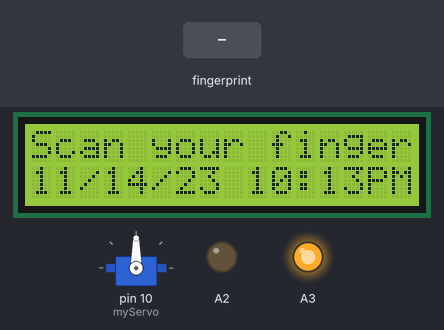
The sketch below on a simulated Arduino Uno, built with avr-gcc and run on an emulated ATmega328P. Parts: 16×2 character LCD, servo, output pins drawn as LEDs (lit = HIGH). The inputs (shaded band) are chosen by the test bench. The local clock reads 2024-03-15 10:24:30 at power-on unless the sketch sets it.

Above: at 2.2 s.
2.3 s: finger stored as number 1 placed on the sensor
At 3.4 s:
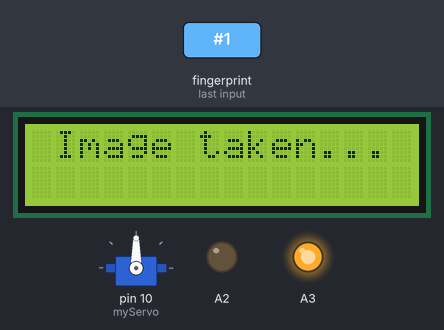
At 7.6 s:
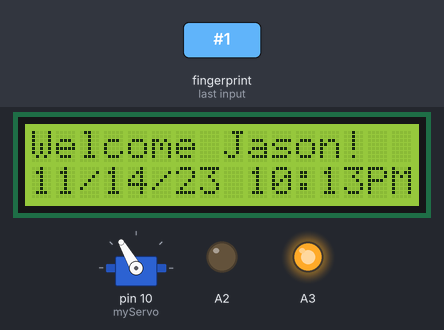
Timing chart, 0 to 14.0 s (numbered marks = the images above; inputs shaded):
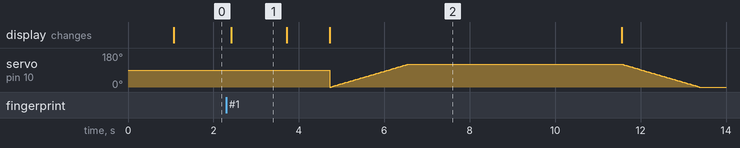

The sketch:

fscan.ino
```cpp
/* This program uses an Arduino Uno to control a fingerprint-secure lock which:
       -opens/closes with a servo motor
       -supports up to 162 different fingerprints,
       -displays fingerprint info on an LCD
   To be implemented in the future:
       -Time/Date displayed on LCD
       -Bluetooth control via Android app */

#include <Wire.h>
#include "RTClib.h"
#include <Adafruit_Fingerprint.h>
#include <LiquidCrystal.h>
#include <SoftwareSerial.h>
#include <Servo.h>

// pin #2 is IN from sensor (GREEN wire)
// pin #3 is OUT from arduino (WHITE wire)
// servo: pos 0 = lock, pos 90 = unlock

//initialization
char command;
int getFingerprintIDez(); //not needed?
void updateServo();
const int rs=4,en=5,d4=6,d5=7,d6=8,d7=9;
int pos=0;

Servo myServo;
SoftwareSerial mySerial(2,3);
Adafruit_Fingerprint finger = Adafruit_Fingerprint(&mySerial);
LiquidCrystal lcd(rs, en, d4, d5, d6, d7);
RTC_DS1307 rtc;

int inPin = 11;         // the number of the input pin
int outPin = 12;       // the number of the output pin

int state = HIGH;      // the current state of the output pin
int reading;           // the current reading from the input pin
int previous = LOW;    // the previous reading from the input pin

// the follow variables are long's because the time, measured in miliseconds,
// will quickly become a bigger number than can be stored in an int.
long time = 0;         // the last time the output pin was toggled
long debounce = 500;   // the debounce time, increase if the output flickers

void setup()
{
  Serial.begin(9600); // initialize the serial communications
  lcd.begin(16,2); lcd.setCursor(0,0); lcd.print("Scan your finger");
  finger.begin(57600); // set the data rate for the sensor serial port
  lcd.setCursor(0,1);
  setupRTC();
  updateRTC();
  myServo.attach(10);
  //pinMode(inPin, INPUT);
  //pinMode(outPin, OUTPUT);
}

void loop()
{
  if(state == HIGH){
    readData();
  }
  else {
    getFingerprintID();
  }

  readData();
  getFingerprintID();
  delay(100);
}

uint8_t getFingerprintID()
{
  uint8_t p = finger.getImage();
  switch (p)
  {
    case FINGERPRINT_OK:
      lcd.clear();
      lcd.print(" Image taken... ");
      delay(1000);
      break;
    case FINGERPRINT_NOFINGER:
      return p;
    case FINGERPRINT_PACKETRECIEVEERR:
      return p;
    case FINGERPRINT_IMAGEFAIL:
      return p;
    default:
      return p; }

// success...
  p = finger.image2Tz();
  switch (p) {
    case FINGERPRINT_OK:
      break;
    case FINGERPRINT_IMAGEMESS:
      return p;
    case FINGERPRINT_PACKETRECIEVEERR:
      return p;
    case FINGERPRINT_FEATUREFAIL:
      return p;
    case FINGERPRINT_INVALIDIMAGE:
      return p;
    default:
    return p; }

// converted...
  p = finger.fingerFastSearch();
  if (p == FINGERPRINT_OK){
    lcd.clear();
    lcd.print(" Found match! ");
    delay(1000);
  }
  else if(p == FINGERPRINT_NOTFOUND){
    lcd.clear();
    lcd.setCursor(0,0);
    lcd.print(" Did not match! ");
    delay(1000);
    lcd.clear();
    lcd.setCursor(0,0);
    lcd.print("Scan finger! ");
    lcd.setCursor(0,1);
    updateRTC();
    return p;
  }
  else{ return p; }

// if match found
  lcd.clear();
  lcd.setCursor(0,0);
  switch (finger.fingerID){
    case 1:
    case 2:
      lcd.print("Welcome Jason!");
      lcd.setCursor(0,1);
      updateRTC();
      break;
    case 3:
    case 4:
      lcd.print("Welcome Juan!");
      lcd.setCursor(0,1);
      updateRTC();
      break;
    case 5:
    case 6:
      lcd.print("Welcome James!");
      lcd.setCursor(0,1);
      updateRTC();
      break;
    case 7:
    case 8:
      lcd.print("Welcome Edward!");
      lcd.setCursor(0,1);
      updateRTC();
      break;
    default:
      break;
  }
  updateServo();
}

// returns -1 if failed, otherwise returns ID #, not needed?
/*int getFingerprintIDez() {
  uint8_t p = finger.getImage();
  if (p != FINGERPRINT_OK) return -1;
  p = finger.image2Tz();
  if (p != FINGERPRINT_OK) return -1;
  p = finger.fingerFastSearch();
  if (p != FINGERPRINT_OK) return -1;
  // found a match!
  delay(10);
  delay(10);
  lcd.clear();
  lcd.setCursor(0, 0);
  lcd.print("Found ID # ");
  lcd.print(finger.fingerID);
  lcd.setCursor(0, 1);
  lcd.print("confidence ");
  lcd.print(finger.confidence);
  return finger.fingerID;
}*/

void updateServo(){
  /*turns servo to unlock when finger matches,
  then waits 5s for user to unlock door.
  if no match, skip this (if statement)*/
  myServo.attach(10);
  for(pos=0;pos<=120;pos++){
    myServo.write(pos);//unlock door
    delay(15);
  }
  delay(5000); //wait 5 seconds to open door
  //reset LCD, update time
  lcd.clear();
  lcd.print("Scan finger!");
  lcd.setCursor(0,1);
  updateRTC();

  for(pos=120;pos>=0;pos--){
    myServo.write(pos); //lock door again for security
    delay(15);
  }
  myServo.detach();
}

void setupRTC(){
  //GND for DS 1307
  pinMode(A2, OUTPUT);
  digitalWrite(A2, LOW);
  //power for DS 1307
  pinMode(A3, OUTPUT);
  digitalWrite(A3, HIGH);

  //for safety (if DS 1307 isn't working)
  if (! rtc.begin()) {
    lcd.print("Couldn't find RTC");
    while (1);
  }
  //sets the RTC to the date & time this sketch was compiled
  rtc.adjust(DateTime(F(__DATE__), F(__TIME__)));
}

void updateRTC(){
  DateTime now = rtc.now();

  lcd.print(now.month(), DEC);
  lcd.print("/");
  lcd.print(now.day(), DEC);
  lcd.print("/");
  lcd.print(now.year()%2000, DEC);
  lcd.print(" ");
  if(now.hour() > 12)
    lcd.print(now.hour()%12, DEC);
  else
    lcd.print(now.hour(), DEC);
  lcd.print(":");
  printDigits(now.minute());
  if(now.hour() > 12)
    lcd.print("PM");
  else
    lcd.print("AM");
}

void printDigits(byte digits){
  // utility function for digital clock display: prints colon and leading 0
  if(digits < 10)
    lcd.print('0');
  lcd.print(digits, DEC);
}

void readData(){
  command = Serial.read();
  if(command == 'u')
  {
    //unlock
    lcd.clear();
    lcd.print("unlocked");
    myServo.write(0);
    delay(500);
  }
  if(command == 'l')
  {
    //lock
    lcd.clear();
    lcd.print("locked");
    myServo.write(180);
    delay(500);
  }
}

void buttonToSwitch(){
  reading = digitalRead(inPin);

  // if the input just went from LOW and HIGH and we've waited long enough
  // to ignore any noise on the circuit, toggle the output pin and remember
  // the time
  if (reading == HIGH && previous == LOW && millis() - time > debounce) {
    if (state == HIGH)
      state = LOW;
    else
      state = HIGH;

    time = millis();
  }

  digitalWrite(outPin, state);

  previous = reading;
}
```

Measured:
- after the input at 2.3 s, the display: changes after 0.12 s (image 1)
- what the display in image 1 shows lasts 1.3 s, from 2.4 s to 3.7 s
